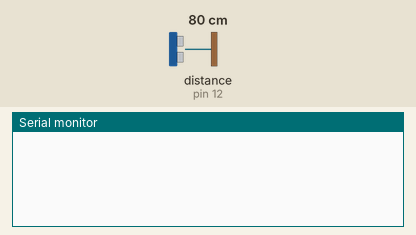
Simulated run of this sketch. Board: Arduino Uno, built with avr-gcc and run on an emulated ATmega328P. Parts: the last lines printed to the serial monitor. The inputs (shaded band) are chosen by the test bench; at power-on: distance to the obstacle (sensor on pin 12) 80 cm. The echo pulse lasts 58.3 µs per cm.

Above: at 1.2 s.
1.3 s: distance to the obstacle (sensor on pin 12) set to 2 cm
At 2.1 s:
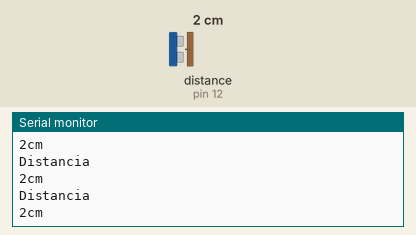
2.8 s: distance to the obstacle (sensor on pin 12) set to 18 cm
At 3.8 s:
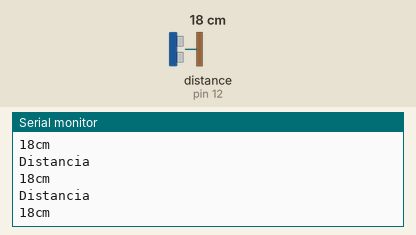
5.8 s: distance to the obstacle (sensor on pin 12) set to 4 cm
At 6.3 s:
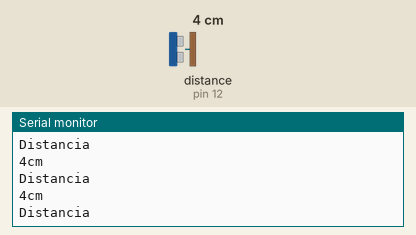
8.8 s: distance to the obstacle (sensor on pin 12) set to 9 cm
At 9.4 s:
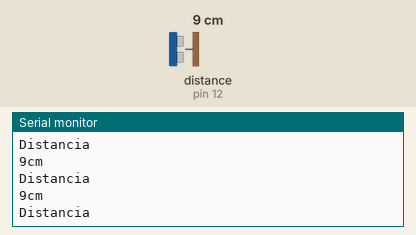
Timing chart, 0 to 11.8 s (numbered marks = the images above; inputs shaded):
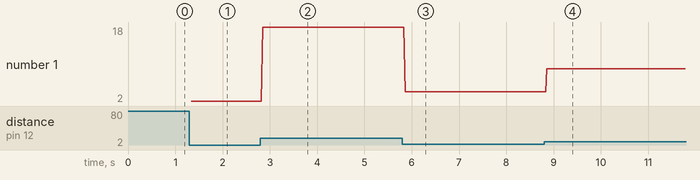

The sketch:

ULTRASONICO.ino
```cpp
// Librería sensor ultrasónico
#include "SR04.h"

// Definimos los pines del ultrasonido (TRIG y ECHO)
#define TRIG_PIN 12
#define ECHO_PIN 11

// Se crea un objeto, indicando los pines TRIG y ECHO, para poder hacer el cálculo de la distancia
SR04 sr04 = SR04(ECHO_PIN, TRIG_PIN);

// Almacena la distancia del sensor de ultrasonido
long a;

void setup() {
  // Inicialización de la comunicación serial
  Serial.begin(9600);

}

void loop() {
  // Calcula la distancia con el  ultrasónico
  a = sr04.Distance();
  // Si la distancia del ultrasónico es menor a 70 entra en el if
  if (a <  70)
  {
    // Se muestra en consola el texto de distancia
      Serial.println("Distancia");
      // Más la distancia
      Serial.print(a);
      // junto con el texto de "cm"
      Serial.println("cm");
  }
}
```

Measured:
- after the input at 1.3 s, the serial monitor: prints a new line at once (image 1)
- after the input at 2.8 s, the serial monitor: prints a new line after 0.05 s (image 2)
- after the input at 5.8 s, the serial monitor: prints a new line after 0.06 s (image 3)
- after the input at 8.8 s, the serial monitor: prints a new line after 0.06 s (image 4)
- plotted number 1: 2 → 18 after the input at 2.8 s, 18 → 4 after the input at 5.8 s, 4 → 9 after the input at 8.8 s
